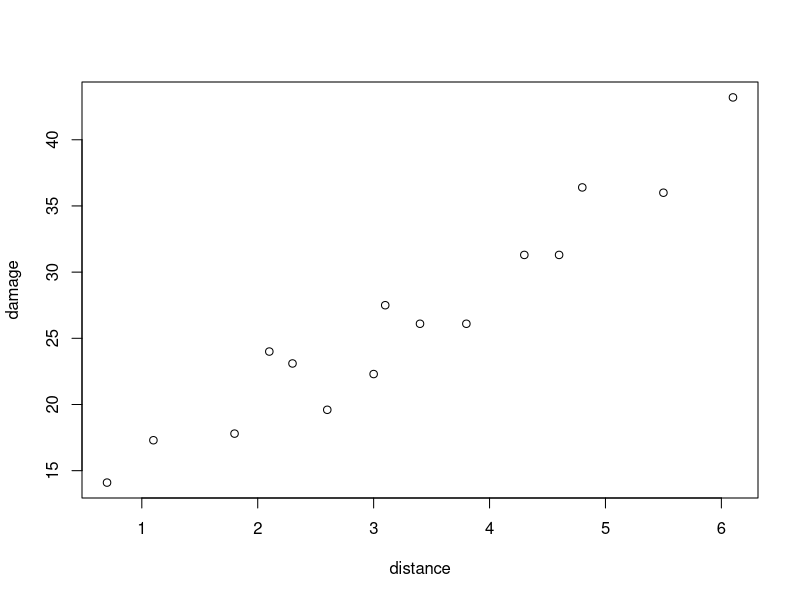
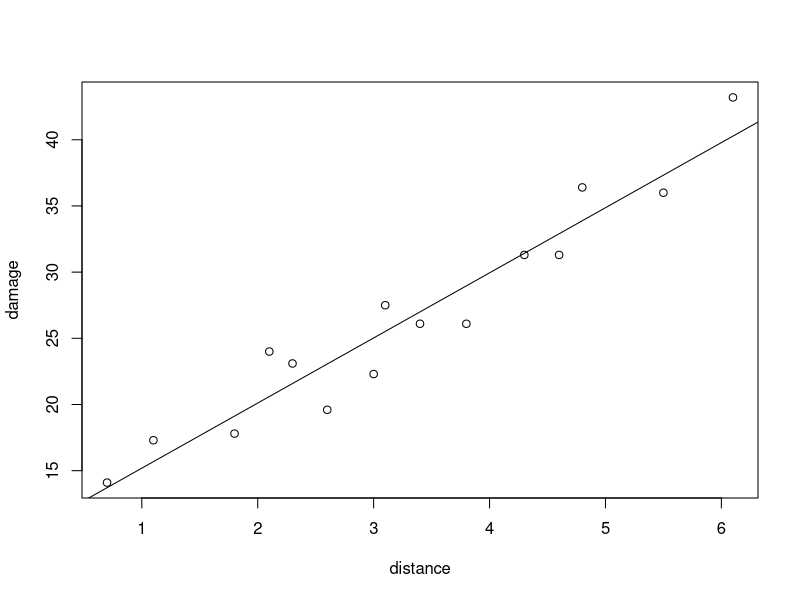
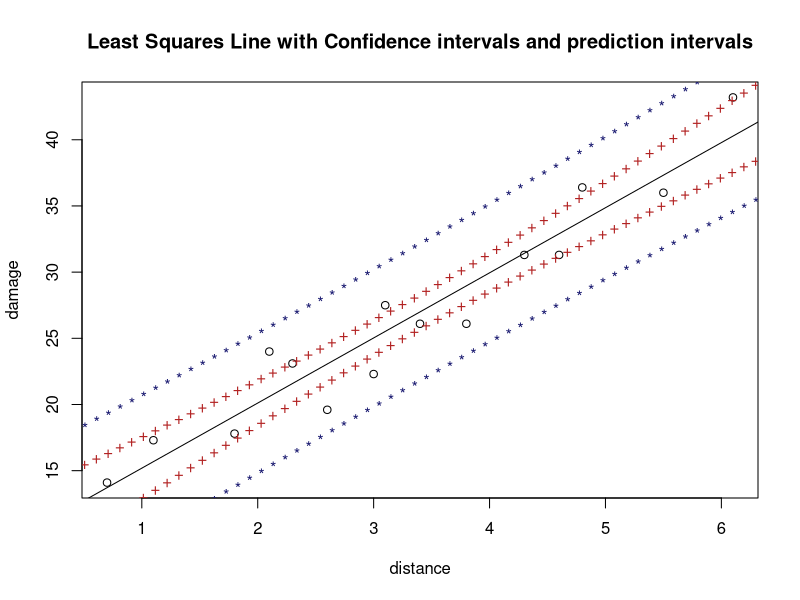

Generate these figures, in order, with R:

# Create the matrix

distance <-c(3.4, 1.8, 4.6, 2.3, 3.1, 5.5, .7, 3.0, 2.6, 4.3, 2.1, 1.1, 6.1, 4.8, 3.8)

damage <- c(26.1, 17.8, 31.3, 23.1, 27.5, 36.0, 14.1, 22.3, 19.6, 31.3, 24.0, 17.3, 43.2, 36.4, 26.1)

fd <- data.frame(distance, damage)

# Basic Plot -  y is damage, x is distance
plot(distance, damage)

# Correlation 
cor(distance, damage)

# Part 1
# Build the model
# damage <- gradient(x) + intercept
fit <- lm(damage ~ distance)

#plot(fit)

# display model gradient and intercept
fit

# Part 2 & 3
# plot with regression line 
plot(distance, damage)
abline(fit)

# Part 4
summary(fit)

# Part 5
# The t-value t-is a measure of how many standard deviations our coefficient estimate is far away from 0
# T value far above 0 indicating a relationship exists 

# Likewise a small p-value indicates there is a relationship between distance and damage

# T & P values of data
#t.test(distance, damage)


# Part 6
# News values for distance (x)
newData <- c(0.5, 1.5, 2.5, 3.5)


# Predictions for new observations
predict(fit,data.frame(distance=newData, interval="confidence"))


# Part 7
# confidence level parameters for 95%
confint(fit, level=0.95)


# Part 8
# Predictions and confidence intervals for new data
predict(fit,data.frame(distance=(c(0.5, 3, 5))), interval="confidence")


# Part 9 
# Predictions and predictions intervals for new data
predict(fit,data.frame(distance=(c(0.5, 3, 5))), interval="prediction")


# Part 10
# Prediction intervals are always wider than confidence

# Part 11

# Prediction with confidence & prediction intervals
plot(distance, damage, xlab="distance", ylab = "damage", main = "Least Squares Line with Confidence intervals and prediction intervals")
abline(fit)
plotLine <- data.frame(distance=seq(0,6.5,length=65)) # dummy plotline to show intervals 
predict_c = predict(fit,plotLine,interval="confidence")
predict_p = predict(fit,plotLine,interval="prediction")
lines(plotLine$distance,predict_c[,"lwr"],col="firebrick", type="b",pch="+")
lines(plotLine$distance,predict_c[,"upr"],col="firebrick", type="b",pch="+")
lines(plotLine$distance,predict_p[,"upr"],col="midnightblue", type="b",pch="*")
lines(plotLine$distance,predict_p[,"lwr"],col="midnightblue",type="b",pch="*")
